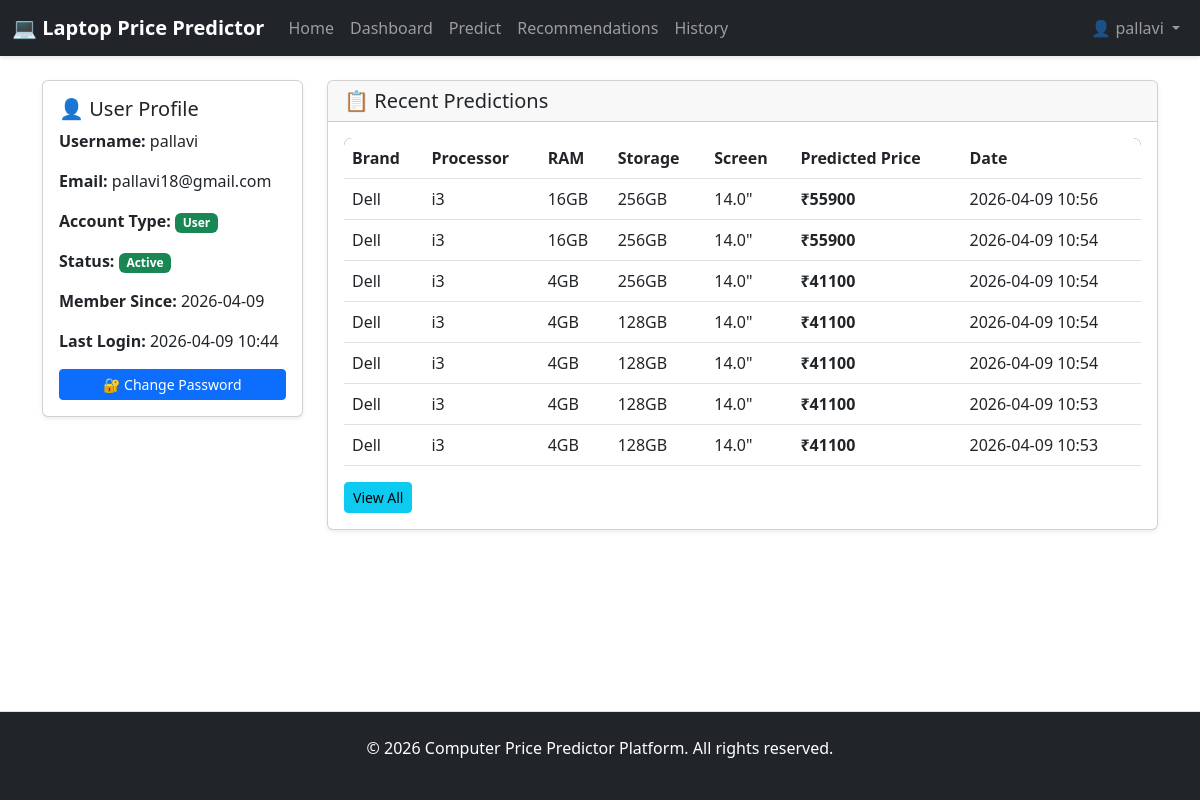
The app's page /user/profile (signed in) with its own data.
### models.py (models this page shows, shortened)
class User(UserMixin, db.Model):
    __tablename__ = 'users'
    id = db.Column(db.Integer, primary_key=True)
    username = db.Column(db.String(80), unique=True, nullable=False, index=True)
    email = db.Column(db.String(120), unique=True, nullable=False, index=True)
    password_hash = db.Column(db.String(255), nullable=False)
    is_admin = db.Column(db.Boolean, default=False)
    is_active = db.Column(db.Boolean, default=True)
    created_at = db.Column(db.DateTime, default=datetime.utcnow)
    updated_at = db.Column(db.DateTime, default=datetime.utcnow, onupdate=datetime.utcnow)
    last_login = db.Column(db.DateTime)
    predictions = db.relationship('Prediction', backref='user', lazy=True, cascade='all, delete-orphan')

class Prediction(db.Model):
    __tablename__ = 'predictions'
    id = db.Column(db.Integer, primary_key=True)
    user_id = db.Column(db.Integer, db.ForeignKey('users.id'), nullable=False)
    brand = db.Column(db.String(50), nullable=False)
    processor = db.Column(db.String(50), nullable=False)
    ram = db.Column(db.Integer, nullable=False)
    storage = db.Column(db.Integer, nullable=False)
    screen_size = db.Column(db.Float, nullable=False)
    gpu = db.Column(db.String(10), nullable=False)
    predicted_price = db.Column(db.Float, nullable=False)
    created_at = db.Column(db.DateTime, default=datetime.utcnow)

### routes/user.py (the view)
@user_bp.route('/profile')
@login_required
def profile():
    predictions = Prediction.query.filter_by(user_id=current_user.id).order_by(Prediction.created_at.desc()).all()
    return render_template('user/profile.html', user=current_user, predictions=predictions)

### templates/user/profile.html (shortened to what this page needs)
{% extends "base.html" %}
{% block content %}
<div class="row">
    <div class="col-md-3">
        <div class="card shadow-sm">
            <div class="card-body">
                <h5 class="card-title">👤 User Profile</h5>
                <p><strong>Username:</strong> {{ user.username }}</p>
                <p><strong>Email:</strong> {{ user.email }}</p>
                <p><strong>Account Type:</strong> {% if user.is_admin %}<span class="badge bg-danger">Admin</span>{% else %}<span class="badge bg-success">User</span>{% endif %}</p>
                <p><strong>Status:</strong> {% if user.is_active %}<span class="badge bg-success">Active</span>{% else %}<span class="badge bg-danger">Inactive</span>{% endif %}</p>
                <p><strong>Member Since:</strong> {{ user.created_at.strftime('%Y-%m-%d') }}</p>
                <p><strong>Last Login:</strong> {% if user.last_login %}{{ user.last_login.strftime('%Y-%m-%d %H:%M') }}{% else %}Never{% endif %}</p>
                <a href="{{ url_for('auth.change_password') }}" class="btn btn-primary btn-sm w-100">🔐 Change Password</a>
            </div>
        </div>
    </div>
    <div class="col-md-9">
        <div class="card shadow-sm">
            <div class="card-header">
                <h5 class="mb-0">📋 Recent Predictions</h5>
            </div>
            <div class="card-body">
                {% if predictions %}
                    <div class="table-responsive">
                        <table class="table table-hover">
                            <thead>
                                <tr>
                                    <th>Brand</th>
                                    <th>Processor</th>
                                    <th>RAM</th>
                                    <th>Storage</th>
                                    <th>Screen</th>
                                    <th>Predicted Price</th>
                                    <th>Date</th>
                                </tr>
                            </thead>
                            <tbody>
                                {% for pred in predictions[:10] %}
                                <tr>
                                    <td>{{ pred.brand }}</td>
                                    <td>{{ pred.processor }}</td>
                                    <td>{{ pred.ram }}GB</td>
                                    <td>{{ pred.storage }}GB</td>
                                    <td>{{ pred.screen_size }}"</td>
                                    <td><strong>₹{{ pred.predicted_price|int|string|replace(',', '') }}</strong></td>
                                    <td>{{ pred.created_at.strftime('%Y-%m-%d %H:%M') }}</td>
                                </tr>
                                {% endfor %}
                            </tbody>
                        </table>
                    </div>
                    <a href="{{ url_for('user.prediction_history') }}" class="btn btn-sm btn-info">View All</a>
                {% else %}
                    <p class="text-muted">No predictions yet. <a href="{{ url_for('user.predict') }}">Make your first prediction!</a></p>
                {% endif %}
            </div>
        </div>
    </div>
</div>
{% endblock %}

### templates/base.html (shortened to what this page needs)
<!DOCTYPE html>
<html lang="en">
<head>
    <link rel="stylesheet" href="{{ url_for('static', filename='style.css') }}">
    <link href="https://cdn.jsdelivr.net/npm/bootstrap@5.3.0/dist/css/bootstrap.min.css" rel="stylesheet">
</head>
<body>
    <nav class="navbar navbar-expand-lg navbar-dark bg-dark">
        <div class="container-fluid">
            <a class="navbar-brand" href="{{ url_for('main.index') }}">💻 Laptop Price Predictor</a>
            <div class="collapse navbar-collapse" id="navbarNav">
                <ul class="navbar-nav me-auto mb-2 mb-lg-0">
                    <li class="nav-item">
                        <a class="nav-link" href="{{ url_for('main.index') }}">Home</a>
                    </li>
                    {% if current_user.is_authenticated %}
                        {% if current_user.is_admin %}
                            <li class="nav-item">
                                <a class="nav-link" href="{{ url_for('admin.dashboard') }}">Admin Panel</a>
                            </li>
                        {% else %}
                            <li class="nav-item">
                                <a class="nav-link" href="{{ url_for('main.dashboard') }}">Dashboard</a>
                            </li>
                            <li class="nav-item">
                                <a class="nav-link" href="{{ url_for('user.predict') }}">Predict</a>
                            </li>
                            <li class="nav-item">
                                <a class="nav-link" href="{{ url_for('user.recommendations') }}">Recommendations</a>
                            </li>
                            <li class="nav-item">
                                <a class="nav-link" href="{{ url_for('user.prediction_history') }}">History</a>
                            </li>
                        {% endif %}
                    {% endif %}
                </ul>
                <ul class="navbar-nav ms-auto">
                    {% if current_user.is_authenticated %}
                        <li class="nav-item dropdown">
                            <a class="nav-link dropdown-toggle" href="#" id="navbarDropdown" role="button" data-bs-toggle="dropdown">
                                👤 {{ current_user.username }}
                            </a>
                        </li>
                    {% else %}
                        <li class="nav-item"><a class="nav-link" href="{{ url_for('auth.login') }}">🔐 Login</a></li>
                        <li class="nav-item"><a class="nav-link" href="{{ url_for('auth.register') }}">📝 Register</a></li>
                    {% endif %}
                </ul>
            </div>
        </div>
    </nav>
    <div class="container mt-4">
        {% block content %}{% endblock %}
    </div>
    <footer class="bg-dark text-white mt-5 py-4">
        <div class="container text-center">
            <p>&copy; 2026 Computer Price Predictor Platform. All rights reserved.</p>
        </div>
    </footer>
</body>
</html>

### static/style.css (style rules this page uses)
:root { --primary-color: #007bff; --success-color: #28a745; --danger-color: #dc3545; --warning-color: #ffc107; --info-color: #17a2b8; --dark-color: #343a40; }
body { font-family: 'Segoe UI', Tahoma, Geneva, Verdana, sans-serif; background-color: #f8f9fa; min-height: 100vh; display: flex; flex-direction: column; }
.container { flex: 1; }
footer { margin-top: auto; }
.navbar { box-shadow: 0 2px 4px rgba(0, 0, 0, 0.1); }
.navbar-brand { font-weight: bold; font-size: 1.5rem; }
.card { border: none; border-radius: 8px; transition: transform 0.2s, box-shadow 0.2s; }
.card-header { background-color: #f8f9fa; border-bottom: 1px solid #dee2e6; font-weight: 600; }
.table-responsive { border-radius: 8px; }
.table { margin-bottom: 0; }
.table thead { background-color: var(--dark-color); color: white; }
.btn { border-radius: 6px; font-weight: 600; padding: 0.6rem 1.2rem; transition: all 0.3s ease; }
.btn-primary { background-color: var(--primary-color); border-color: var(--primary-color); }
.btn-info { background-color: var(--info-color); border-color: var(--info-color); }
.badge { padding: 0.4rem 0.8rem; border-radius: 20px; font-weight: 600; font-size: 0.85rem; }
.card { animation: fadeIn 0.3s ease-in-out; }
footer { margin-top: auto; padding-top: 2rem; border-top: 1px solid #dee2e6; }

### records on screen
User: username "pallavi", email "pallavi18@gmail.com", created_at "2026-04-09", last_login "2026-04-09 10:44"
Prediction: brand "Dell", processor "i3", ram "16", storage "256", screen_size "14.0", predicted_price "55900", created_at "2026-04-09 10:56"
Prediction: brand "Dell", processor "i3", ram "16", storage "256", screen_size "14.0", predicted_price "55900", created_at "2026-04-09 10:54"
Prediction: brand "Dell", processor "i3", ram "4", storage "256", screen_size "14.0", predicted_price "41100", created_at "2026-04-09 10:54"
Prediction: brand "Dell", processor "i3", ram "4", storage "128", screen_size "14.0", predicted_price "41100", created_at "2026-04-09 10:54"
Prediction: brand "Dell", processor "i3", ram "4", storage "128", screen_size "14.0", predicted_price "41100", created_at "2026-04-09 10:54"
Prediction: brand "Dell", processor "i3", ram "4", storage "128", screen_size "14.0", predicted_price "41100", created_at "2026-04-09 10:53"
Prediction: brand "Dell", processor "i3", ram "4", storage "128", screen_size "14.0", predicted_price "41100", created_at "2026-04-09 10:53"
